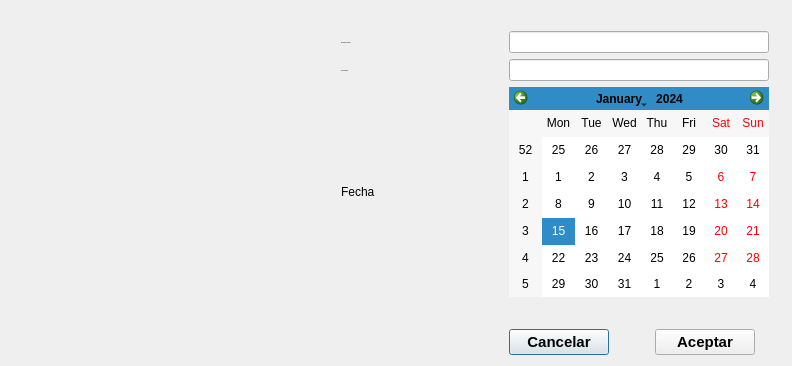
<?xml version="1.0" encoding="UTF-8"?>
<ui version="4.0">
 <class>Dialog</class>
 <widget class="QDialog" name="Dialog">
  <property name="geometry">
   <rect>
    <x>0</x>
    <y>0</y>
    <width>792</width>
    <height>366</height>
   </rect>
  </property>
  <property name="maximumSize">
   <size>
    <width>792</width>
    <height>366</height>
   </size>
  </property>
  <property name="windowTitle">
   <string>Agregar Gasto</string>
  </property>
  <property name="windowIcon">
   <iconset>
    <normaloff>Imagenes/saco-monedas.jpg</normaloff>Imagenes/saco-monedas.jpg</iconset>
  </property>
  <property name="styleSheet">
   <string notr="true">QDialog{
background-color: rgb(255, 255, 255);
font: 75 12pt &quot;Arial&quot;;
}


QLabel{
    display: block;
    font: 15px Arial, Helvetica, sans-serif;
    margin-bottom: 15px;
}

QPushButton#pushButton_Aceptar{
background-color: white;
color: rgb(0, 186, 0)
}

QPushButton#pushButton_Aceptar:hover{
color:white;
background-color: rgb(0, 184, 0);
}

QPushButton#pushButton_Ingresar{
background-color: white;
color:rgb(100, 186, 177);
}

QPushButton#pushButton_Ingresar:hover{
color:white;
background-color: rgb(100, 186, 177);
}

QPushButton#pushButton_Buscar{
background-color: white;
color:rgb(100, 186, 177);
}

QPushButton#pushButton_Buscar:hover{
color:white;
background-color: rgb(100, 186, 177);
}

QPushButton#pushButton_Cancelar{
background-color: white;
color: rgb(186, 0, 0);
}

QPushButton#pushButton_Cancelar:hover{
background-color: rgb(186, 0, 0);
color: white;
}

QComboBox{
	border: 1px solid Black;
	background-color: #fff;
	border-radius: 4px;
}

QWidget{
background-color: rgb(255, 255, 255);
}


QLineEdit{
border: 1px solid Black;
background-color: rgb(255, 255, 255);
border-radius: 3px;
}


background-color: rgb(255, 255, 255);</string>
  </property>
  <layout class="QGridLayout" name="gridLayout">
   <item row="1" column="1">
    <widget class="QLabel" name="label">
     <property name="maximumSize">
      <size>
       <width>150</width>
       <height>49</height>
      </size>
     </property>
     <property name="font">
      <font>
       <family>Arial,Helvetica,sans-serif</family>
       <pointsize>-1</pointsize>
       <weight>50</weight>
       <italic>false</italic>
       <bold>false</bold>
      </font>
     </property>
     <property name="text">
      <string>Descripcion del gasto </string>
     </property>
    </widget>
   </item>
   <item row="2" column="1">
    <widget class="QLabel" name="label_6">
     <property name="maximumSize">
      <size>
       <width>150</width>
       <height>40</height>
      </size>
     </property>
     <property name="font">
      <font>
       <family>Arial,Helvetica,sans-serif</family>
       <pointsize>-1</pointsize>
       <weight>50</weight>
       <italic>false</italic>
       <bold>false</bold>
      </font>
     </property>
     <property name="text">
      <string>Costo del gasto</string>
     </property>
    </widget>
   </item>
   <item row="6" column="2">
    <widget class="QPushButton" name="pushButton_Cancelar">
     <property name="maximumSize">
      <size>
       <width>100</width>
       <height>30</height>
      </size>
     </property>
     <property name="font">
      <font>
       <pointsize>11</pointsize>
       <weight>75</weight>
       <bold>true</bold>
      </font>
     </property>
     <property name="styleSheet">
      <string notr="true"/>
     </property>
     <property name="text">
      <string>Cancelar</string>
     </property>
     <property name="icon">
      <iconset>
       <normaloff>Imagenes/cancelar.png</normaloff>Imagenes/cancelar.png</iconset>
     </property>
     <property name="iconSize">
      <size>
       <width>20</width>
       <height>20</height>
      </size>
     </property>
    </widget>
   </item>
   <item row="3" column="1">
    <widget class="QLabel" name="label_2">
     <property name="maximumSize">
      <size>
       <width>150</width>
       <height>30</height>
      </size>
     </property>
     <property name="text">
      <string>Fecha</string>
     </property>
    </widget>
   </item>
   <item row="6" column="3">
    <widget class="QPushButton" name="pushButton_Aceptar">
     <property name="maximumSize">
      <size>
       <width>100</width>
       <height>30</height>
      </size>
     </property>
     <property name="font">
      <font>
       <pointsize>11</pointsize>
       <weight>75</weight>
       <bold>true</bold>
      </font>
     </property>
     <property name="styleSheet">
      <string notr="true"/>
     </property>
     <property name="text">
      <string>Aceptar</string>
     </property>
     <property name="icon">
      <iconset>
       <normaloff>Imagenes/guardar.png</normaloff>Imagenes/guardar.png</iconset>
     </property>
     <property name="iconSize">
      <size>
       <width>20</width>
       <height>20</height>
      </size>
     </property>
    </widget>
   </item>
   <item row="4" column="2" colspan="2">
    <spacer name="horizontalSpacer">
     <property name="orientation">
      <enum>Qt::Horizontal</enum>
     </property>
     <property name="sizeHint" stdset="0">
      <size>
       <width>40</width>
       <height>20</height>
      </size>
     </property>
    </spacer>
   </item>
   <item row="3" column="2" colspan="2">
    <widget class="QCalendarWidget" name="calendarWidget">
     <property name="maximumSize">
      <size>
       <width>350</width>
       <height>300</height>
      </size>
     </property>
     <property name="styleSheet">
      <string notr="true">
color: rgb(0, 0, 0);

</string>
     </property>
    </widget>
   </item>
   <item row="2" column="2" colspan="2">
    <widget class="QLineEdit" name="lineEdit_Costo">
     <property name="maximumSize">
      <size>
       <width>350</width>
       <height>25</height>
      </size>
     </property>
     <property name="styleSheet">
      <string notr="true"/>
     </property>
    </widget>
   </item>
   <item row="1" column="2" colspan="2">
    <widget class="QLineEdit" name="lineEdit_Descrip">
     <property name="maximumSize">
      <size>
       <width>350</width>
       <height>25</height>
      </size>
     </property>
     <property name="styleSheet">
      <string notr="true"/>
     </property>
    </widget>
   </item>
   <item row="0" column="0" colspan="4">
    <spacer name="horizontalSpacer_2">
     <property name="orientation">
      <enum>Qt::Horizontal</enum>
     </property>
     <property name="sizeHint" stdset="0">
      <size>
       <width>40</width>
       <height>20</height>
      </size>
     </property>
    </spacer>
   </item>
   <item row="1" column="0" rowspan="4">
    <widget class="QLabel" name="label_3">
     <property name="maximumSize">
      <size>
       <width>300</width>
       <height>16777215</height>
      </size>
     </property>
     <property name="text">
      <string/>
     </property>
     <property name="pixmap">
      <pixmap>imagenes/iconos/sac.jpg</pixmap>
     </property>
     <property name="scaledContents">
      <bool>true</bool>
     </property>
     <property name="margin">
      <number>30</number>
     </property>
    </widget>
   </item>
  </layout>
 </widget>
 <resources/>
 <connections/>
</ui>
